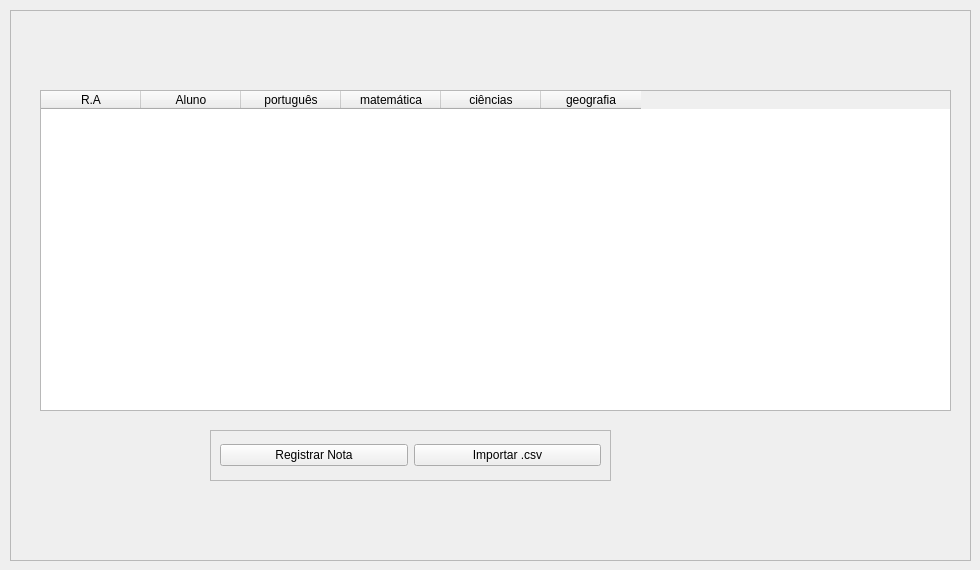
            <widget class="QWidget" name="pageNotas">
             <widget class="QFrame" name="frame_9">
              <property name="geometry">
               <rect>
                <x>10</x>
                <y>10</y>
                <width>961</width>
                <height>551</height>
               </rect>
              </property>
              <property name="frameShape">
               <enum>QFrame::StyledPanel</enum>
              </property>
              <property name="frameShadow">
               <enum>QFrame::Raised</enum>
              </property>
              <widget class="QTableWidget" name="tableNotas">
               <property name="geometry">
                <rect>
                 <x>30</x>
                 <y>80</y>
                 <width>911</width>
                 <height>321</height>
                </rect>
               </property>
               <column>
                <property name="text">
                 <string>R.A</string>
                </property>
               </column>
               <column>
                <property name="text">
                 <string>Aluno</string>
                </property>
               </column>
               <column>
                <property name="text">
                 <string>português</string>
                </property>
               </column>
               <column>
                <property name="text">
                 <string>matemática</string>
                </property>
               </column>
               <column>
                <property name="text">
                 <string>ciências</string>
                </property>
               </column>
               <column>
                <property name="text">
                 <string>geografia</string>
                </property>
               </column>
              </widget>
              <widget class="QFrame" name="frame_10">
               <property name="geometry">
                <rect>
                 <x>200</x>
                 <y>420</y>
                 <width>401</width>
                 <height>51</height>
                </rect>
               </property>
               <property name="frameShape">
                <enum>QFrame::StyledPanel</enum>
               </property>
               <property name="frameShadow">
                <enum>QFrame::Raised</enum>
               </property>
               <layout class="QHBoxLayout" name="horizontalLayout_6">
                <item>
                 <widget class="QPushButton" name="btnAlteraNota">
                  <property name="text">
                   <string>Registrar Nota</string>
                  </property>
                 </widget>
                </item>
                <item>
                 <widget class="QPushButton" name="btnExcelNota">
                  <property name="text">
                   <string>Importar .csv</string>
                  </property>
                 </widget>
                </item>
               </layout>
              </widget>
             </widget>
            </widget>
